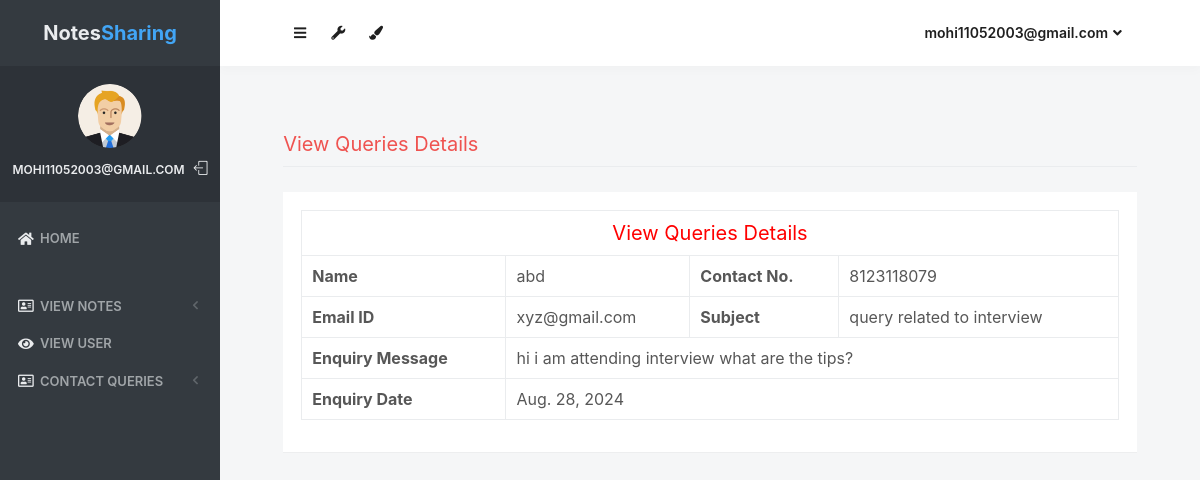
/view_queries/4 (signed in), run on the app's committed database.
### notes/models.py (models this page shows, shortened)
class Contact(models.Model):
    fullname = models.CharField(max_length=100, null=True)
    email = models.CharField(max_length=50, null=True)
    mobile = models.CharField(max_length=15, null=True)
    subject = models.CharField(max_length=100, null=True)
    message = models.CharField(max_length=300, null=True)
    msgdate = models.DateField(null=True)
    isread = models.CharField(max_length=10,null=True)

### notes/views.py (the view)
# urls.py: path('view_queries/<int:pid>', view_queries, name='view_queries'),
def view_queries(request,pid):
    if not request.user.is_authenticated:
        return redirect('login_admin')
    contact = Contact.objects.get(id=pid)
    contact.isread = "yes"
    contact.save()
    return render(request,'view_queries.html', locals())

### notes/templates/view_queries.html (shortened to what this page needs)
{% load static %}
<html lang="en" class="no-focus">
    <head>
        <link rel="stylesheet" href="{% static 'js/plugins/datatables/dataTables.bootstrap4.min.css' %}">
        <link rel="stylesheet" id="css-main" href="{% static 'css1/codebase.min.css' %}">
    </head>
    <body>
        <div id="page-container" class="sidebar-o sidebar-inverse side-scroll page-header-fixed main-content-narrow">
         {% include "sidebar.html" %}
            {% include "admin_nav.html" %}
            <main id="main-container">
                <div class="content">
                    <h2 class="content-heading text-danger">View Queries Details</h2>
                    <div class="block">
                        <div class="block-content block-content-full">
                            <table class="table table-bordered">
                                <tr align="center">
                                    <td colspan="4" style="font-size : 20px; color : red"> View Queries Details</td>
                                </tr>
                                <tr>
                                    <th>Name</th>
                                    <td>{{contact.fullname}}</td>
                                    <th>Contact No.</th>
                                    <td>{{contact.mobile}}</td>
                                </tr>
                                <tr>
                                    <th>Email ID</th>
                                    <td>{{contact.email}}</td>
                                    <th>Subject</th>
                                    <td>{{contact.subject}}</td>
                                </tr>
                                <tr>
                                    <th>Enquiry Message</th>
                                    <td colspan="3">{{contact.message}}</td>
                                </tr>
                                <tr>
                                    <th>Enquiry Date</th>
                                    <td colspan="3">{{contact.msgdate}}</td>
                                </tr>
                            </table>
                        </div>
                    </div>
                </div>
            </main>
</div>
 <link rel="stylesheet" href="https://use.fontawesome.com/releases/v5.6.3/css/all.css">
    </body>
</html>

### notes/templates/sidebar.html (shortened to what this page needs)
{% load static %}
   <nav id="sidebar">
                <div id="sidebar-scroll">
                    <div class="sidebar-content">
                        <div class="content-header content-header-fullrow px-15">
                            <div class="content-header-section text-center align-parent sidebar-mini-hidden">
                                <div class="content-header-item">
                                    <a class="link-effect font-w700" href="{% url 'admin_home' %}">
                                           <span class="font-size-xl text-dual-primary-dark">Notes</span><span class="font-size-xl text-primary">Sharing</span>
                                    </a>
                                </div>
                            </div>
                        </div>
                        <div class="content-side content-side-full content-side-user px-10 align-parent">
                            <div class="sidebar-mini-hidden-b text-center">
                                <a class="img-link" href="be_pages_generic_profile.html">
                                    <img class="img-avatar" src="{% static 'img/avatars/user1.png' %}" alt="">
                                </a>
                                <ul class="list-inline mt-10">
                                    <li class="list-inline-item">
                                        <a class="link-effect text-dual-primary-dark font-size-xs font-w600 text-uppercase" href="{% url 'admin_home' %}">{{ request.user.username }}</a>
                                    </li>
                                    <li class="list-inline-item">
                                        <a class="link-effect text-dual-primary-dark" href="{% url 'logout' %}">
                                            <i class="si si-logout"></i>
                                        </a>
                                    </li>
                                </ul>
                            </div>
                        </div>
                        <div class="content-side content-side-full">
                            <ul class="nav-main">
                                <li class="open">
                                    <a href="{% url 'admin_home' %}"><i class="fas fa-home"></i><span class="sidebar-mini-hide">Home</span></a>
                                </li>
                                <li class="nav-main-heading"><span class="sidebar-mini-visible">UI</span></li>
                                <li>
                                    <a class="nav-submenu" data-toggle="nav-submenu"><i class="far fa-address-card"></i>View Notes</a>
                                </li>
                                <li>
                                    <a  href="{% url 'view_users' %}"><i class="fas fa-eye"></i><span class="sidebar-mini-hide">View User</span></a>
                                </li>
                                <li>
                                    <a class="nav-submenu" data-toggle="nav-submenu"><i class="far fa-address-card"></i>Contact Queries</a>
                                </li>
                           </ul>
                        </div>
                    </div>
                </div>
            </nav>

### notes/templates/admin_nav.html (shortened to what this page needs)
{% load static %}
            <header id="page-header">
                <div class="content-header">
                    <div class="content-header-section">
                        <button type="button" class="btn btn-circle btn-dual-secondary" data-toggle="layout" data-action="sidebar_toggle">
                            <i class="fa fa-navicon"></i>
                        </button>
                        <div class="btn-group" role="group">
                            <button type="button" class="btn btn-circle btn-dual-secondary" id="page-header-options-dropdown" data-toggle="dropdown" aria-haspopup="true" aria-expanded="false">
                                <i class="fa fa-wrench"></i>
                            </button>
                        </div>
                        <div class="btn-group" role="group">
                            <button type="button" class="btn btn-circle btn-dual-secondary" id="page-header-themes-dropdown" data-toggle="dropdown" aria-haspopup="true" aria-expanded="false">
                                <i class="fa fa-paint-brush"></i>
                            </button>
                        </div>
                    </div>
                    <div class="content-header-section">
                        <div class="btn-group" role="group">
                            <button type="button" class="btn btn-rounded btn-dual-secondary" id="page-header-user-dropdown" data-toggle="dropdown" aria-haspopup="true" aria-expanded="false">
                                {{ request.user.username}}<i class="fa fa-angle-down ml-5"></i>
                            </button>
                        </div>
                    </div>
                </div>
            </header>

### data on the page
Contact: fullname "abd", mobile "8123118079", email "xyz@gmail.com", subject "query related to interview", message "hi i am attending interview what are the tips?", msgdate "Aug. 28, 2024"

### other printed values
{{ request.user.username }} "MOHI11052003@GMAIL.COM"
{{ request.user.username }} "mohi11052003@gmail.com"
